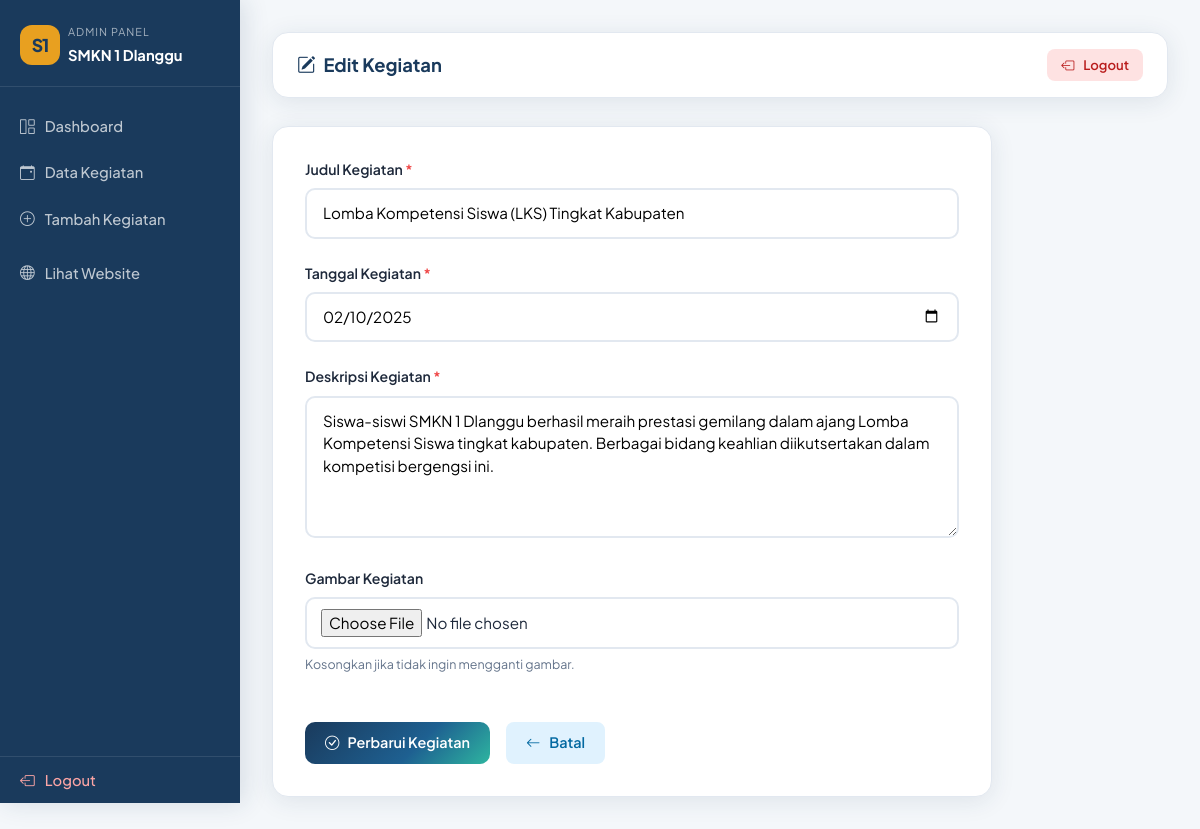
Page /admin/edit.php?id=3 (signed in) on the committed database.
### tables this page shows
CREATE TABLE IF NOT EXISTS `kegiatan` (
  `id` int(11) NOT NULL AUTO_INCREMENT,
  `judul` varchar(255) NOT NULL,
  `deskripsi` text NOT NULL,
  `tanggal` date NOT NULL,
  `gambar` varchar(255) DEFAULT NULL,
  `created_at` timestamp NOT NULL DEFAULT CURRENT_TIMESTAMP,
  PRIMARY KEY (`id`)
);

### admin/edit.php (the view, shortened to what this page needs)
<?php
require_once '../config.php';
$id = intval($_GET['id'] ?? 0);
$stmt = $conn->prepare("SELECT * FROM kegiatan WHERE id = ? LIMIT 1");
$stmt->bind_param("i", $id);
$stmt->execute();
$result = $stmt->get_result();
$row = $result->fetch_assoc();
?>
<!DOCTYPE html>
<html lang="id">
<head>
  <link rel="stylesheet" href="https://cdn.jsdelivr.net/npm/bootstrap@5.3.2/dist/css/bootstrap.min.css">
  <link rel="stylesheet" href="https://cdn.jsdelivr.net/npm/bootstrap-icons@1.11.3/font/bootstrap-icons.min.css">
  <link rel="stylesheet" href="../assets/css/style.css">
</head>
<body style="overflow-x:hidden;">
<?php include 'sidebar.php'; ?>
<div class="admin-main">
  <div class="admin-topbar">
    <h4><i class="bi bi-pencil-square me-2"></i>Edit Kegiatan</h4>
    <a href="logout.php" class="btn-delete"><i class="bi bi-box-arrow-left me-1"></i> Logout</a>
  </div>
  <div class="form-card" style="max-width:720px;">
    <form method="POST" enctype="multipart/form-data">
      <div class="mb-4">
        <label class="form-label-smk">Judul Kegiatan <span style="color:#ef4444;">*</span></label>
        <input type="text" name="judul" class="form-control-smk"
          placeholder="Masukkan judul kegiatan"
          value="<?= htmlspecialchars($row['judul']) ?>" required>
      </div>
      <div class="mb-4">
        <label class="form-label-smk">Tanggal Kegiatan <span style="color:#ef4444;">*</span></label>
        <input type="date" name="tanggal" class="form-control-smk"
          value="<?= htmlspecialchars($row['tanggal']) ?>" required>
      </div>
      <div class="mb-4">
        <label class="form-label-smk">Deskripsi Kegiatan <span style="color:#ef4444;">*</span></label>
        <textarea name="deskripsi" class="form-control-smk" rows="5"
          placeholder="Tuliskan deskripsi kegiatan..." required
          style="resize:vertical;"><?= htmlspecialchars($row['deskripsi']) ?></textarea>
      </div>
      <div class="mb-5">
        <label class="form-label-smk">Gambar Kegiatan</label>
        <input type="file" name="gambar" class="form-control-smk" accept="image/*"
          style="padding:10px 14px;">
        <div style="font-size:0.78rem;color:var(--text-muted);margin-top:6px;">
          Kosongkan jika tidak ingin mengganti gambar.
        </div>
      </div>
      <div class="d-flex gap-3">
        <button type="submit" class="btn-primary-smk">
          <i class="bi bi-check-circle"></i> Perbarui Kegiatan
        </button>
        <a href="kegiatan.php" class="btn-edit" style="padding:10px 20px;font-size:0.9rem;">
          <i class="bi bi-arrow-left me-1"></i> Batal
        </a>
      </div>
    </form>
  </div>
</div>
</body>
</html>

### assets/css/style.css (style rules this page uses)
:root { --primary: #1a3a5c; --accent: #e8a020; --accent2: #2eb5a0; --bg: #f4f7fa; --bg-alt: #eef2f7; --white: #ffffff; --text: #1e293b; --text-muted: #64748b; --card-bg: #ffffff; --border: #e2e8f0; --shadow: 0 4px 24px rgba(26,58,92,0.10); --shadow-hover: 0 12px 40px rgba(26,58,92,0.20); --radius: 16px; --radius-sm: 8px; --gradient: linear-gradient(135deg, #1a3a5c 0%, #1e6091 60%, #2eb5a0 100%); }
* { margin: 0; padding: 0; box-sizing: border-box; }
html { scroll-behavior: smooth; }
body { font-family: 'Plus Jakarta Sans', sans-serif; background: var(--bg); color: var(--text); min-height: 100vh; }
.form-control-smk { border: 2px solid var(--border); border-radius: 10px; padding: 12px 16px; font-size: 0.95rem; font-family: 'Plus Jakarta Sans', sans-serif; transition: border-color 0.2s; width: 100%; }
.admin-main { margin-left: 240px; padding: 32px; min-height: 100vh; background: var(--bg); }
.admin-topbar { background: #fff; border-radius: var(--radius); padding: 16px 24px; margin-bottom: 28px; display: flex; align-items: center; justify-content: space-between; box-shadow: var(--shadow); border: 1px solid var(--border); }
.admin-topbar h4 { font-weight: 700; color: var(--primary); font-size: 1.15rem; margin: 0; }
.btn-primary-smk { background: var(--gradient); color: #fff; border: none; padding: 10px 20px; border-radius: 10px; font-weight: 600; font-size: 0.9rem; font-family: 'Plus Jakarta Sans', sans-serif; cursor: pointer; text-decoration: none; display: inline-flex; align-items: center; gap: 8px; transition: opacity 0.2s; }
.btn-edit { background: #e0f2fe; color: #0369a1; border: none; padding: 6px 14px; border-radius: 8px; font-size: 0.82rem; font-weight: 600; font-family: 'Plus Jakarta Sans', sans-serif; cursor: pointer; text-decoration: none; transition: background 0.15s; }
.btn-delete { background: #fee2e2; color: #b91c1c; border: none; padding: 6px 14px; border-radius: 8px; font-size: 0.82rem; font-weight: 600; font-family: 'Plus Jakarta Sans', sans-serif; cursor: pointer; text-decoration: none; transition: background 0.15s; }
.form-card { background: #fff; border-radius: var(--radius); box-shadow: var(--shadow); border: 1px solid var(--border); padding: 32px; }
.form-label-smk { font-weight: 600; font-size: 0.88rem; color: var(--text); margin-bottom: 8px; display: block; }
.btn-edit, .btn-delete { display: inline-flex; align-items: center; gap: 5px; white-space: nowrap; }

### rows in the picture
kegiatan: judul "Lomba Kompetensi Siswa (LKS) Tingkat Kabupaten", tanggal "02/10/2025", deskripsi "Siswa-siswi SMKN 1 Dlanggu berhasil meraih prestasi gemilang dalam ajang Lomba Kompetensi Siswa tingkat kabupaten. Berbagai bidang keahlian diikutsertakan dalam kompetisi bergengsi ini."
